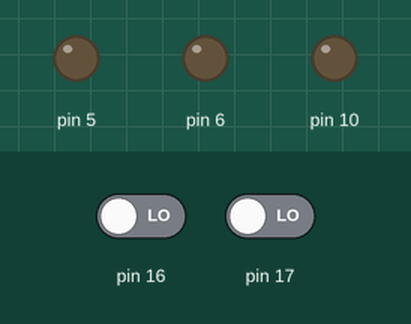
The program below on a simulated Arduino Uno, built with avr-gcc and run on an emulated ATmega328P. On the bench: output pins drawn as LEDs (lit = HIGH). The test bench sets the inputs (shaded band); at power-on: pin 16 LOW, pin 17 LOW.

Above: at 1.2 s.
1.3 s: pin 16 driven HIGH
At 1.49 s:
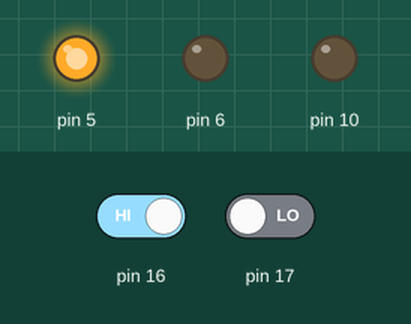
4.3 s: pin 16 driven LOW
At 4.9 s:
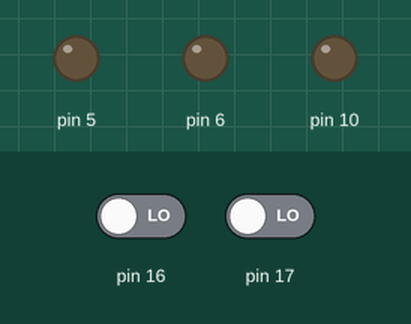
5.8 s: pin 17 driven HIGH
At 6.3 s:
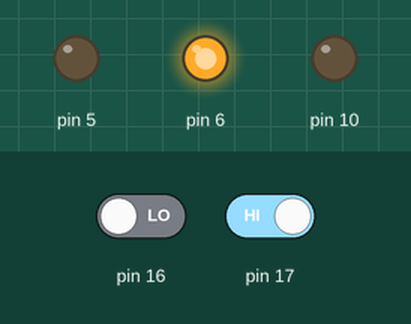
8.8 s: pin 17 driven LOW
At 9.5 s:
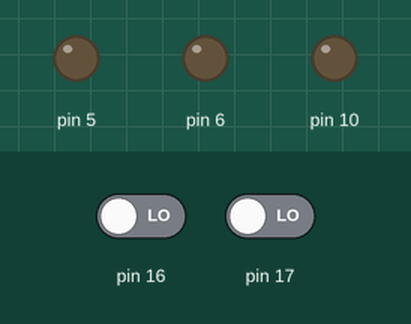
Timing chart, 0 to 11.3 s (numbered marks = the images above; inputs shaded):
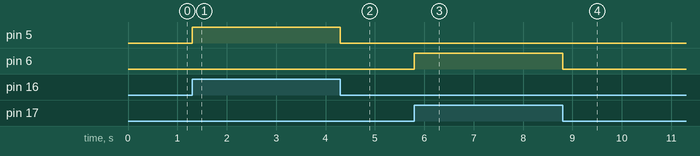

Measured:
- after the input at 1.3 s, pin 5: LOW → HIGH at once
- after the input at 4.3 s, pin 5: HIGH → LOW at once
- after the input at 5.8 s, pin 6: LOW → HIGH at once
- after the input at 8.8 s, pin 6: HIGH → LOW at once

The program:

main.cpp
```cpp
#include <Arduino.h>
void setupProcess1();
void loopProcess1();
unsigned long nextTimeExecutionProcess1 = 0;
int stateProcess1 = 0;
int sw1 = 0;
int sw2 = 0;

void setup()
{
  // put your setup code here, to run once:
  setupProcess1();
  DDRB |= 0b00000100;
  PORTB &= 0b11111011;
}

void loop()
{
  // put your main code here, to run repeatedly:
  loopProcess1();
}

void setupProcess1()
{
  DDRD |= 0b01100000;
  PORTD &= 0b10011111; //Turn off the LED
  //set SW1 and SW2 to input
  DDRC &= 0b11110011;
}

void loopProcess1()
{
  if (millis() >= nextTimeExecutionProcess1)
  {
    switch (stateProcess1)
    {
    case 0:
      PORTD &= 0b10011111;
      sw1 = PINC & 0b00000100; //PINC2 register einlesen
      sw2 = PINC & 0b00001000; //PINC3 reigster einlesen
      if (sw1 == 0b00000100)       // oder if(sw1 == 4) --- oder if(sw1)
      {
        stateProcess1 = 1;
      }
      else if (sw2 == 0b00001000)
      { // oder if(sw1 == 8) --- oder if(sw1)
        stateProcess1 = 2;
      }
      break;
      case 1:
      PORTD |= 0b00100000;
      nextTimeExecutionProcess1 = millis() + 100;
      stateProcess1 = 0;
      break;
      case 2:
      PORTD |= 0b01000000;
      nextTimeExecutionProcess1 = millis() + 100;
      stateProcess1 = 0;
      break;
    default:
      break;
    }
  }
}
```
